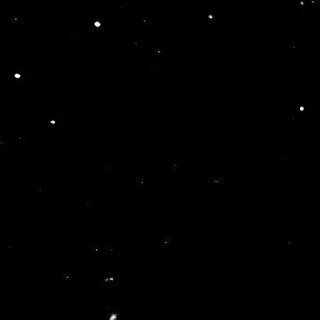
#> input picture data/star_tracker_image.jpeg, 320 x 320 px
$ jupyter execute --allow-errors image_testing.ipynb   (shell and % lines are left out)
#> lines starting #> are read from the running program, lines starting #| are printed output that depends on the picture; after the words box and inside, x2 and y2 are one past the last pixel; in counts of white or black regions, pixels touching at a corner belong together
#> further down, img is the input picture: shape (320, 320, 3); min 0, max 255, mean 0.4
### data/homomorphic.py
import cv2
import numpy as np

def homomorphic(img, gamma_l=0.8, gamma_h=1.5, c=1.0):
    # Load the input image and convert to float32

    # Compute the logarithm of the image
#> called with gamma_l = 0.1, gamma_h = 2, c = 1
    img_log = np.log(img + 1)
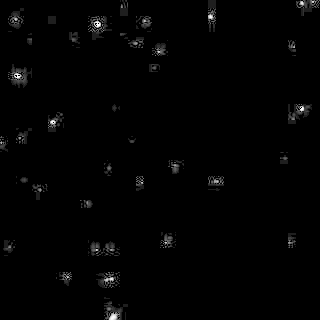
#> img_log: shape (320, 320) float16; 0.01% of the values are NaN or infinite; the others: min 0, max 5.54, mean 0.0591; drawn with min black, max white, NaN and infinite black

    # Compute the Fourier transform of the log image
    f = np.fft.fft2(img_log)

    # Shift the zero-frequency component to the center of the spectrum
    f_shift = np.fft.fftshift(f)

    # Set the filter parameters

    # Compute the filter
    H = np.zeros_like(img)
    rows, cols = img.shape
#> rows = 320; cols = 320
    for i in range(rows):
        for j in range(cols):
            d = np.sqrt((i - rows / 2) ** 2 + (j - cols / 2) ** 2)
            H[i, j] = (gamma_h - gamma_l) * (1 - np.exp(-c * (d ** 2))) + gamma_l
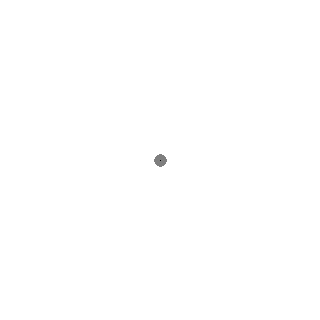
#> H: shape (320, 320); min 0, max 2, mean 2; drawn with min black and max white

    # Apply the filter to the spectrum
    g_shift = H * f_shift

    # Shift the zero-frequency component back to the corner of the spectrum
    g = np.fft.ifftshift(g_shift)

    # Compute the inverse Fourier transform to obtain the filtered image
    g_log = np.fft.ifft2(g)
    g = np.exp(g_log.real) - 1
#> g: shape (320, 320) float64; every value is NaN or infinite

    # Scale the output image to the range [0, 255] and convert to uint8
    out = cv2.normalize(g, None, 0, 255, cv2.NORM_MINMAX).astype(np.uint8)
#> out: shape (320, 320); every value is 0
    return out

### data/image_testing.ipynb
[cell 1]
from homomorphic import homomorphic
import os
import cv2
import numpy as np
import matplotlib.pyplot as plt

[cell 2]
path = file_path = os.path.abspath('')
file = os.path.join(path, "star_tracker_image.jpeg")

[cell 3]
img = cv2.imread(file)
gray = cv2.cvtColor(img, cv2.COLOR_BGR2GRAY)

[cell 4]
plt.imshow(gray, cmap='gray')

[cell 5]
gamma_l = 0.1   # Gamma for low frequency
gamma_h = 2   # Gamma for high frequency
c = 1.0         # Cutoff frequency
out = homomorphic(gray, gamma_l, gamma_h, c)

[cell 6]
thresh = cv2.adaptiveThreshold(gray, 255, cv2.ADAPTIVE_THRESH_GAUSSIAN_C, cv2.THRESH_BINARY, 11, 2)
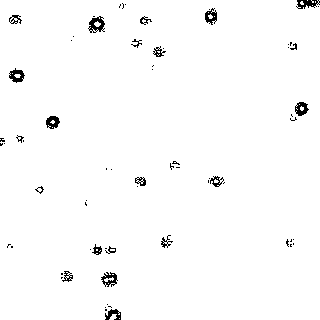
#> thresh: shape (320, 320); 98.3% white; black in thin lines or dots

[cell 7]
plt.figure(figsize=(20, 10))
plt.imshow(np.hstack([gray, out, thresh]), "gray")
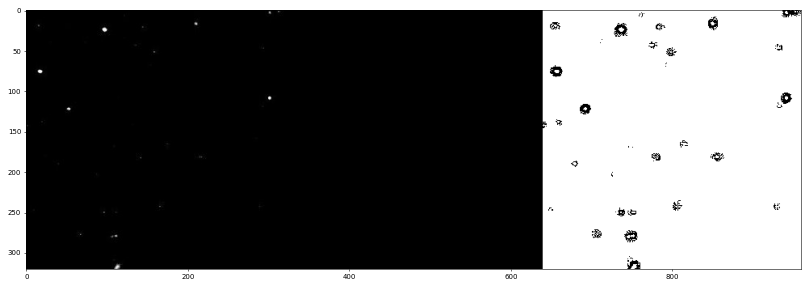
#> figure drawn by matplotlib, 1 panel

[cell 8]
th2 = cv2.adaptiveThreshold(gray,255,cv2.ADAPTIVE_THRESH_MEAN_C,\
            cv2.THRESH_BINARY,15,2)
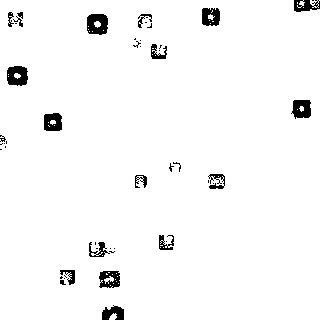
#> th2: shape (320, 320); 96.8% white; 49 black regions (29 under 20 px), largest, box (x1, y1, x2, y2) and area: (87, 14, 108, 35) 356, (7, 66, 28, 86) 333, (291, 100, 311, 119) 289
th3 = cv2.adaptiveThreshold(gray,255,cv2.ADAPTIVE_THRESH_GAUSSIAN_C,\
            cv2.THRESH_BINARY,15,2)
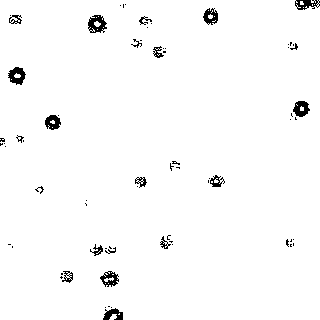
#> th3: shape (320, 320); 97.9% white; 69 black regions (48 under 20 px), largest, box (x1, y1, x2, y2) and area: (88, 15, 107, 33) 215, (8, 67, 26, 85) 199, (293, 101, 310, 117) 179

[cell 9]
plt.figure(figsize=(20, 10))
plt.imshow(np.hstack([gray, th2, th3]), "gray")
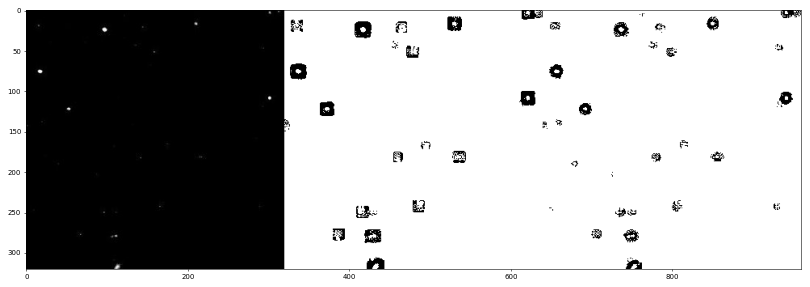
#> figure drawn by matplotlib, 1 panel

[cell 10]
ret2,th2 = cv2.threshold(gray,0,255,cv2.THRESH_BINARY+cv2.THRESH_OTSU)
#> th2: shape (320, 320); 0.12% white; 15 white regions (13 under 20 px), largest, box (x1, y1, x2, y2) and area: (94, 22, 101, 27) 25, (110, 315, 116, 320) 25
#> ret2 = 91
blur = cv2.GaussianBlur(gray,(5,5),0)
ret3,th3 = cv2.threshold(blur,0,255,cv2.THRESH_BINARY+cv2.THRESH_OTSU)
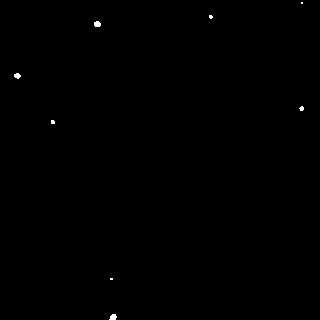
#> th3: shape (320, 320); 0.15% white; 8 white regions (5 under 20 px), largest, box (x1, y1, x2, y2) and area: (109, 314, 117, 320) 36, (94, 21, 101, 27) 35, (14, 73, 21, 79) 30
#> ret3 = 61

[cell 11]
plt.figure(figsize=(20, 10))
plt.imshow(np.hstack([gray, th2, th3]), "gray")
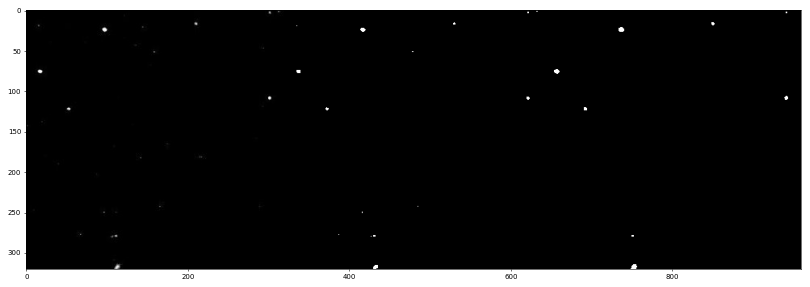
#> figure drawn by matplotlib, 1 panel

[cell 12]
import cv2 as cv

img = gray

# global thresholding
ret1,th1 = cv.threshold(img,127,255,cv.THRESH_BINARY)
#> th1: shape (320, 320); 0.09% white in thin lines or dots, all inside (x1, y1, x2, y2) = (15, 2, 304, 320)
# Otsu's thresholding
ret2,th2 = cv.threshold(img,0,255,cv.THRESH_BINARY+cv.THRESH_OTSU)
# Otsu's thresholding after Gaussian filtering
blur = cv.GaussianBlur(img,(5,5),0)
ret3,th3 = cv.threshold(blur,0,255,cv.THRESH_BINARY+cv.THRESH_OTSU)
# plot all the images and their histograms
images = [img, 0, th1,
          img, 0, th2,
          blur, 0, th3]
titles = ['Original Noisy Image','Histogram','Global Thresholding (v=127)',
          'Original Noisy Image','Histogram',"Otsu's Thresholding",
          'Gaussian filtered Image','Histogram',"Otsu's Thresholding"]

plt.figure(figsize=(40, 20))
for i in range(3):
    plt.subplot(3,3,i*3+1),plt.imshow(images[i*3],'gray')
    plt.title(titles[i*3]), plt.xticks([]), plt.yticks([])
    plt.subplot(3,3,i*3+2),plt.imshow(images[i*3+2],'gray')
    plt.title(titles[i*3+2]), plt.xticks([]), plt.yticks([])
    plt.subplot(3,3,i*3+3),plt.imshow(images[i*3] * ~images[i*3+2],'gray')
    plt.title(titles[i*3+2]), plt.xticks([]), plt.yticks([])
plt.show()
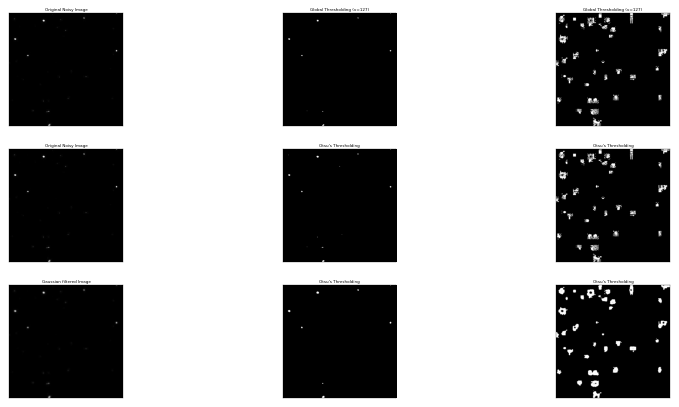
#> figure drawn by matplotlib, 9 panels
